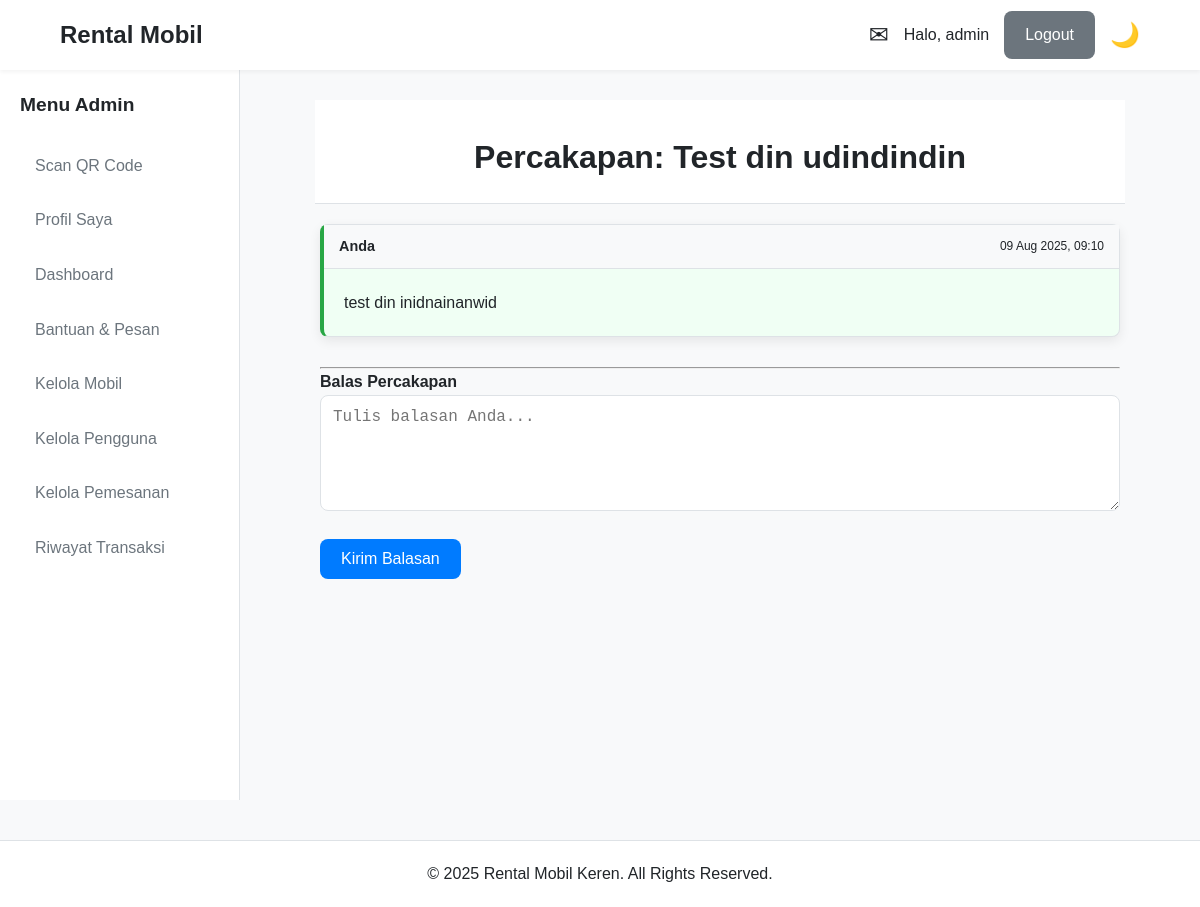
Page /actions/pesan/detail.php?id=13 (signed in) on the committed database.
### tables this page shows
CREATE TABLE `pesan_bantuan` (
  `id_pesan` int(11) NOT NULL,
  `id_pengirim` int(11) NOT NULL,
  `id_penerima` int(11) DEFAULT NULL,
  `parent_id` int(11) DEFAULT NULL,
  `subjek` varchar(255) NOT NULL,
  `isi_pesan` text NOT NULL,
  `waktu_kirim` timestamp NOT NULL DEFAULT current_timestamp(),
  `status_pesan` enum('Belum Dibaca','Sudah Dibaca','Dibalas') NOT NULL DEFAULT 'Belum Dibaca',
  `updated_at` timestamp NOT NULL DEFAULT current_timestamp() ON UPDATE current_timestamp()
);

### actions/pesan/detail.php (the view, shortened to what this page needs)
<?php
require_once '../../includes/config.php';
$id_pesan_utama = isset($_GET['id']) ? (int)$_GET['id'] : 0;
try {
    $stmt_main = $pdo->prepare("SELECT p.*, u.nama_lengkap FROM pesan_bantuan p JOIN pengguna u ON p.id_pengirim = u.id_pengguna WHERE p.id_pesan = ?");
    $stmt_main->execute([$id_pesan_utama]);
    $pesan_utama = $stmt_main->fetch();
    $stmt_thread = $pdo->prepare("
        SELECT p.*, u.nama_lengkap, u.role FROM pesan_bantuan p
        JOIN pengguna u ON p.id_pengirim = u.id_pengguna
        WHERE p.id_pesan = ? OR p.parent_id = ?
        ORDER BY p.waktu_kirim ASC
    ");
    $stmt_thread->execute([$id_pesan_utama, $id_pesan_utama]);
    $semua_pesan = $stmt_thread->fetchAll();
} catch (PDOException $e) { die("Error: ".$e->getMessage()); }
require_once '../../includes/header.php';
?>
<div class="page-header sticky-page-header"><h1>Percakapan: <?= htmlspecialchars($pesan_utama['subjek']) ?></h1></div>
<div class="message-thread">
    <?php foreach ($semua_pesan as $pesan):
        $is_pengirim_session = ($pesan['id_pengirim'] === $id_pengguna_session);
        $card_class = $is_pengirim_session ? 'my-message' : 'their-message';
        $nama_pengirim = $is_pengirim_session ? 'Anda' : htmlspecialchars($pesan['nama_lengkap']);
    ?>
        <div class="message-card <?= $card_class ?>">
            <div class="message-header">
                <strong><?= $nama_pengirim ?></strong>
                <small><?= date('d M Y, H:i', strtotime($pesan['waktu_kirim'])) ?></small>
            </div>
            <div class="message-body">
                <p><?= nl2br(htmlspecialchars($pesan['isi_pesan'])) ?></p>
            </div>
        </div>
    <?php endforeach; ?>
    <div class="message-reply-form">
        <hr>
        <h4>Balas Percakapan</h4>
        <form action="balas.php" method="POST">
            <div class="form-group">
                <textarea name="isi_pesan" rows="5" required placeholder="Tulis balasan Anda..."></textarea>
            </div>
            <button type="submit" class="btn btn-primary">Kirim Balasan</button>
        </form>
    </div>
</div>
<?php require_once '../../includes/footer.php'; ?>

### assets/css/style.css (style rules this page uses)
:root { --primary-color: #007bff; --secondary-color: #6c757d; --success-color: #28a745; --danger-color: #dc3545; --warning-color: #ffc107; --info-color: #17a2b8; --bg-color: #f8f9fa; --surface-color: #ffffff; --text-color: #212529; --muted-text-color: #6c757d; --border-color: #dee2e6; --font-family: 'Poppins', sans-serif; --header-height: 70px; --sidebar-width: 240px; --border-radius: 8px; --box-shadow: 0 4px 12px rgba(0, 0, 0, 0.08); }
* { margin: 0; padding: 0; box-sizing: border-box; }
body { font-family: var(--font-family); background-color: var(--bg-color); color: var(--text-color); line-height: 1.6; }
.btn { display: inline-block; padding: 10px 20px; font-size: 1rem; font-weight: 500; border: 1px solid transparent; border-radius: var(--border-radius); cursor: pointer; transition: all 0.2s; text-align: center; }
.btn-primary { background-color: var(--primary-color); color: #fff; }
.form-group { margin-bottom: 20px; }
.form-group input, .form-group select, .form-group textarea { width: 100%; padding: 12px; border: 1px solid var(--border-color); border-radius: var(--border-radius); font-size: 1rem; }
.page-header { background-color: var(--surface-color); padding: 2rem 0; text-align: center; margin-bottom: 30px; border-bottom: 1px solid var(--border-color); }
.page-header h1 { margin-bottom: 5px; }

### assets/css/dashboard.css (style rules this page uses)
.page-header { margin-bottom: 20px; }
.message-thread { max-width: 800px; margin: 20px auto; }
.message-card { border: 1px solid var(--border-color); border-radius: var(--border-radius); margin-bottom: 20px; background-color: var(--surface-color); box-shadow: var(--box-shadow); }
.message-header { display: flex; justify-content: space-between; align-items: center; background-color: var(--bg-color); padding: 10px 15px; border-bottom: 1px solid var(--border-color); font-size: 0.9rem; }
.message-body { padding: 20px; }
.message-body p { line-height: 1.7; }
.message-reply-form { margin-top: 30px; }
.my-message { border-left: 4px solid var(--success-color); background-color: #f0fff4; }
.sticky-page-header { position: sticky; top: var(--header-height); background-color: var(--surface-color); z-index: 900; padding-bottom: 15px; border-bottom: 1px solid var(--border-color); }

### rows in the picture
pesan_bantuan: subjek "Test din udindindin", id_pengirim "Anda", waktu_kirim "09 Aug 2025, 09:10", isi_pesan "test din inidnainanwid"

### other values in the picture
$sapaan "admin"
$_SESSION['role'] "Admin"
